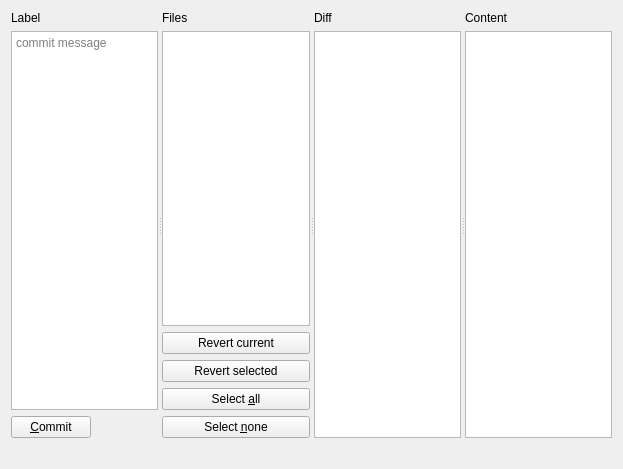
<?xml version="1.0" encoding="UTF-8"?>
<ui version="4.0">
 <class>CommitForm</class>
 <widget class="QWidget" name="CommitForm">
  <property name="geometry">
   <rect>
    <x>0</x>
    <y>0</y>
    <width>623</width>
    <height>469</height>
   </rect>
  </property>
  <property name="windowTitle">
   <string>Form</string>
  </property>
  <layout class="QVBoxLayout" name="verticalLayout_5">
   <item>
    <widget class="QSplitter" name="splitter">
     <property name="orientation">
      <enum>Qt::Orientation::Horizontal</enum>
     </property>
     <widget class="QWidget" name="messageLayoutWidget">
      <layout class="QVBoxLayout" name="messageLayout">
       <item>
        <widget class="QLabel" name="commitLogLabel">
         <property name="text">
          <string>Label</string>
         </property>
        </widget>
       </item>
       <item>
        <widget class="QPlainTextEdit" name="commitMessage">
         <property name="tabChangesFocus">
          <bool>true</bool>
         </property>
         <property name="placeholderText">
          <string>commit message</string>
         </property>
        </widget>
       </item>
       <item>
        <layout class="QHBoxLayout" name="horizontalLayout">
         <item>
          <widget class="QPushButton" name="commitButton">
           <property name="text">
            <string>&amp;Commit</string>
           </property>
          </widget>
         </item>
         <item>
          <spacer name="horizontalSpacer">
           <property name="orientation">
            <enum>Qt::Orientation::Horizontal</enum>
           </property>
           <property name="sizeHint" stdset="0">
            <size>
             <width>40</width>
             <height>20</height>
            </size>
           </property>
          </spacer>
         </item>
        </layout>
       </item>
      </layout>
     </widget>
     <widget class="QWidget" name="filesLayoutWidget">
      <layout class="QVBoxLayout" name="filesLayout">
       <item>
        <widget class="QLabel" name="filesLabel">
         <property name="text">
          <string>Files</string>
         </property>
        </widget>
       </item>
       <item>
        <widget class="QTableView" name="tableView"/>
       </item>
       <item>
        <widget class="QPushButton" name="revertCurrentButton">
         <property name="text">
          <string>Revert current</string>
         </property>
        </widget>
       </item>
       <item>
        <widget class="QPushButton" name="revertSelectedButton">
         <property name="text">
          <string>Revert selected</string>
         </property>
        </widget>
       </item>
       <item>
        <widget class="QPushButton" name="selectAllButton">
         <property name="text">
          <string>Select &amp;all</string>
         </property>
        </widget>
       </item>
       <item>
        <widget class="QPushButton" name="selectNoneButton">
         <property name="text">
          <string>Select &amp;none</string>
         </property>
        </widget>
       </item>
      </layout>
     </widget>
     <widget class="QWidget" name="diffLayoutWidget">
      <layout class="QVBoxLayout" name="diffLayout">
       <item>
        <widget class="QLabel" name="diffLabel">
         <property name="text">
          <string>Diff</string>
         </property>
        </widget>
       </item>
       <item>
        <widget class="QPlainTextEdit" name="diffPreview"/>
       </item>
      </layout>
     </widget>
     <widget class="QWidget" name="layoutWidget">
      <layout class="QVBoxLayout" name="editorLayout">
       <item>
        <widget class="QLabel" name="modifiedFileNameLabel">
         <property name="text">
          <string>Content</string>
         </property>
        </widget>
       </item>
       <item>
        <widget class="QPlainTextEdit" name="modifiedFileContents"/>
       </item>
      </layout>
     </widget>
    </widget>
   </item>
   <item>
    <widget class="QLabel" name="gitOutput">
     <property name="sizePolicy">
      <sizepolicy hsizetype="Preferred" vsizetype="Maximum">
       <horstretch>0</horstretch>
       <verstretch>0</verstretch>
      </sizepolicy>
     </property>
     <property name="text">
      <string/>
     </property>
    </widget>
   </item>
  </layout>
 </widget>
 <resources/>
 <connections>
  <connection>
   <sender>diffPreview</sender>
   <signal>modificationChanged(bool)</signal>
   <receiver>commitButton</receiver>
   <slot>setEnabled(bool)</slot>
   <hints>
    <hint type="sourcelabel">
     <x>80</x>
     <y>127</y>
    </hint>
    <hint type="destinationlabel">
     <x>66</x>
     <y>436</y>
    </hint>
   </hints>
  </connection>
 </connections>
</ui>
